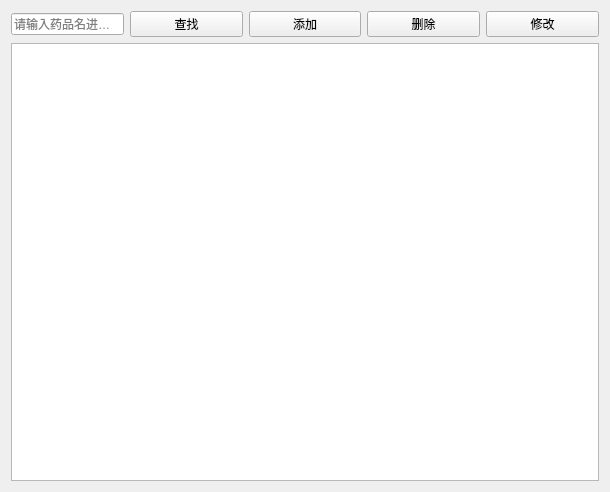
<?xml version="1.0" encoding="UTF-8"?>
<ui version="4.0">
 <class>DepartmentView</class>
 <widget class="QWidget" name="DepartmentView">
  <property name="geometry">
   <rect>
    <x>0</x>
    <y>0</y>
    <width>610</width>
    <height>492</height>
   </rect>
  </property>
  <property name="windowTitle">
   <string>药品管理</string>
  </property>
  <layout class="QGridLayout" name="gridLayout">
   <item row="2" column="0">
    <widget class="QTableView" name="tableView_2"/>
   </item>
   <item row="1" column="0">
    <layout class="QHBoxLayout" name="horizontalLayout_2">
     <item>
      <widget class="QLineEdit" name="txtSearch_2">
       <property name="sizePolicy">
        <sizepolicy hsizetype="Minimum" vsizetype="Fixed">
         <horstretch>0</horstretch>
         <verstretch>0</verstretch>
        </sizepolicy>
       </property>
       <property name="toolTip">
        <string/>
       </property>
       <property name="inputMask">
        <string/>
       </property>
       <property name="placeholderText">
        <string>请输入药品名进行查找</string>
       </property>
      </widget>
     </item>
     <item>
      <widget class="QPushButton" name="btSearch_2">
       <property name="text">
        <string>查找</string>
       </property>
       <property name="icon">
        <iconset resource="lab3.qrc">
         <normaloff>:/img/search.png</normaloff>:/img/search.png</iconset>
       </property>
      </widget>
     </item>
     <item>
      <widget class="QPushButton" name="btAdd_2">
       <property name="text">
        <string>添加</string>
       </property>
       <property name="icon">
        <iconset resource="lab3.qrc">
         <normaloff>:/img/new.png</normaloff>:/img/new.png</iconset>
       </property>
      </widget>
     </item>
     <item>
      <widget class="QPushButton" name="btDelete_2">
       <property name="text">
        <string>删除</string>
       </property>
       <property name="icon">
        <iconset resource="lab3.qrc">
         <normaloff>:/img/delete.png</normaloff>:/img/delete.png</iconset>
       </property>
      </widget>
     </item>
     <item>
      <widget class="QPushButton" name="btEdit_2">
       <property name="text">
        <string>修改</string>
       </property>
       <property name="icon">
        <iconset resource="lab3.qrc">
         <normaloff>:/img/edit.png</normaloff>:/img/edit.png</iconset>
       </property>
      </widget>
     </item>
    </layout>
   </item>
  </layout>
 </widget>
 <resources>
  <include location="lab3.qrc"/>
 </resources>
 <connections/>
</ui>
